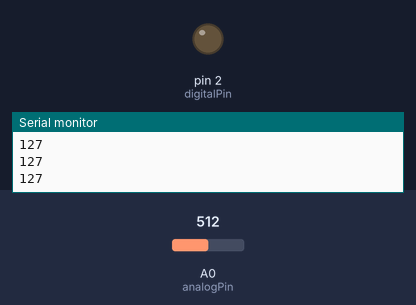
Recording of a sketch running on a simulated Arduino Uno, built with avr-gcc and run on an emulated ATmega328P. Parts: output pins drawn as LEDs (lit = HIGH), the last lines printed to the serial monitor. Inputs (shaded band) come from the test bench; at power-on: A0 (analogPin) = 512.

Above: at 1.2 s.
1.3 s: A0 (analogPin) set to 528
At 2.3 s:
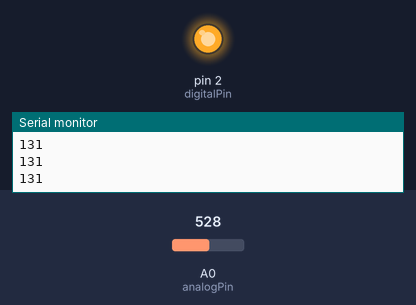
2.8 s: A0 (analogPin) set to 511
At 3.6 s:
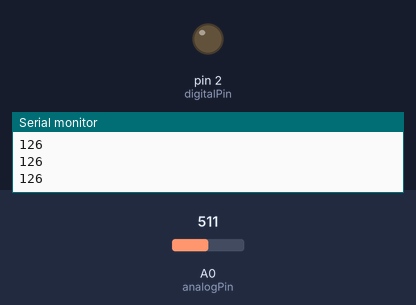
4.3 s: A0 (analogPin) set to 716
At 4.9 s:
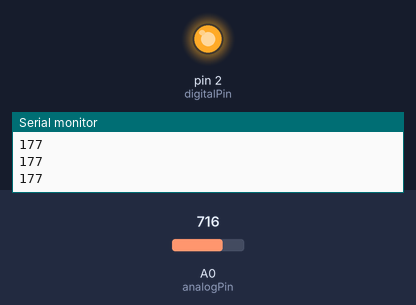
Timing chart, 0 to 7.3 s (numbered marks = the images above; inputs shaded):
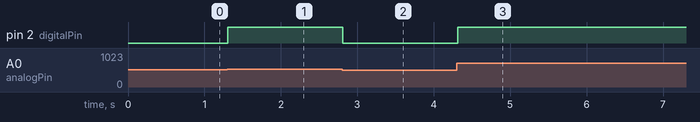

The sketch:

CODIGO_ARDUINO.ino
```cpp
const int analogPin = A0; // El pin al que está conectado el potenciómetro
const int digitalPin = 2; // El pin digital que enviará el valor al Raspberry Pi

void setup() {
  pinMode(analogPin, INPUT);
  pinMode(digitalPin, OUTPUT);
  Serial.begin(9600);
}

void loop() {
  int analogValue = analogRead(analogPin);
  int digitalValue = map(analogValue, 0, 1023, 0, 254); // Mapear de 0 a 1023 a 0 a 254
  analogWrite(digitalPin, digitalValue);
  Serial.println(digitalValue);
  delay(100);
}
```

Measured:
- the behaviour switches between 515 and 516 on A0 (analogPin) (found by bisection; images 0 and 1)
- after the input at 1.3 s, pin 2 (digitalPin): LOW → HIGH at once
- after the input at 2.8 s, pin 2 (digitalPin): HIGH → LOW at once
- after the input at 4.3 s, pin 2 (digitalPin): LOW → HIGH at once
